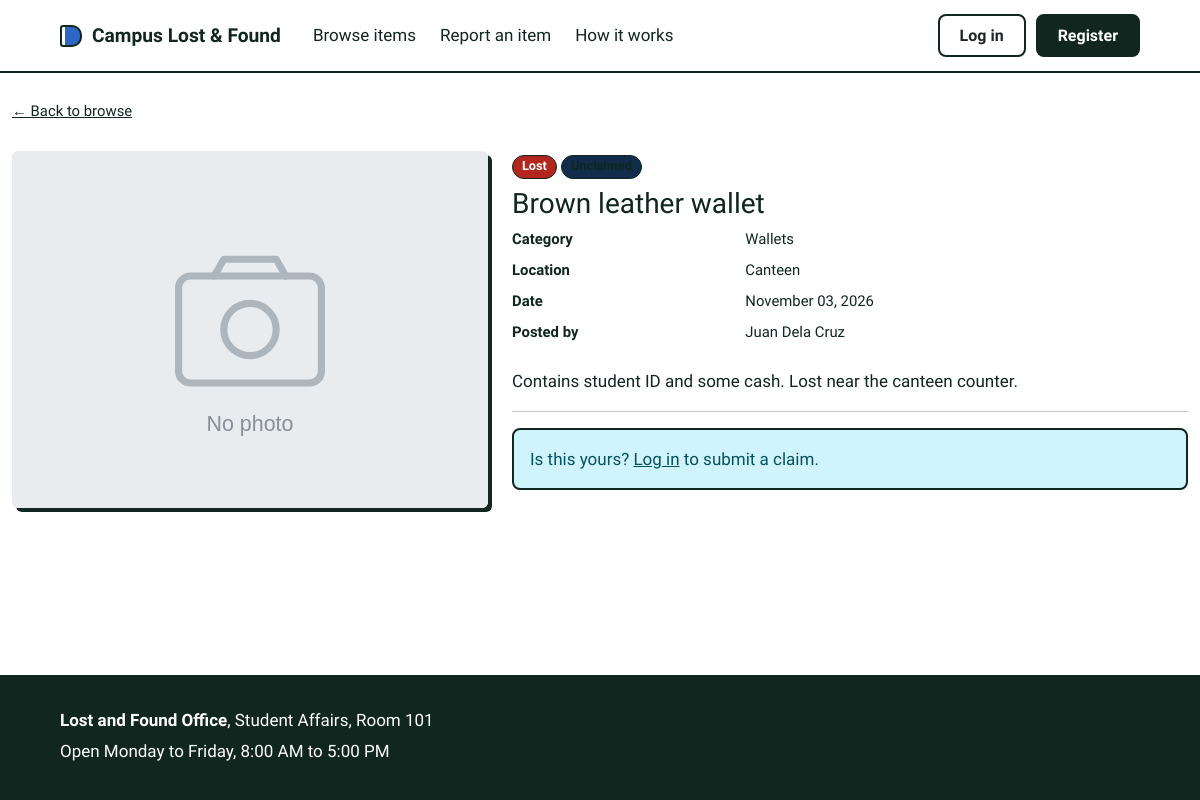
The app's page /item_view.php?id=1 with its own data.
### tables this page shows
CREATE TABLE items (
    item_id         INT UNSIGNED AUTO_INCREMENT PRIMARY KEY,
    reporter_id     INT UNSIGNED NOT NULL,
    category_id     INT UNSIGNED NOT NULL,
    location_id     INT UNSIGNED NOT NULL,
    report_type     ENUM('Lost','Found') NOT NULL,
    item_name       VARCHAR(120) NOT NULL,
    description     TEXT NOT NULL,
    date_happened   DATE NOT NULL,
    photo_path      VARCHAR(255) NULL,
    claim_status    ENUM('Unclaimed','Claimed') NOT NULL DEFAULT 'Unclaimed',
    approval_status ENUM('Pending','Approved','Rejected') NOT NULL DEFAULT 'Pending',
    created_at      TIMESTAMP NOT NULL DEFAULT CURRENT_TIMESTAMP,
    updated_at      TIMESTAMP NOT NULL DEFAULT CURRENT_TIMESTAMP ON UPDATE CURRENT_TIMESTAMP,
    CONSTRAINT fk_items_reporter FOREIGN KEY (reporter_id) REFERENCES users(user_id)
        ON UPDATE CASCADE ON DELETE CASCADE,
    CONSTRAINT fk_items_category FOREIGN KEY (category_id) REFERENCES categories(category_id)
        ON UPDATE CASCADE ON DELETE RESTRICT,
    CONSTRAINT fk_items_location FOREIGN KEY (location_id) REFERENCES locations(location_id)
        ON UPDATE CASCADE ON DELETE RESTRICT,
    INDEX idx_items_filter (report_type, claim_status, approval_status),
    INDEX idx_items_date (date_happened)
);

CREATE TABLE categories (
    category_id   INT UNSIGNED AUTO_INCREMENT PRIMARY KEY,
    category_name VARCHAR(60) NOT NULL UNIQUE
);

CREATE TABLE locations (
    location_id   INT UNSIGNED AUTO_INCREMENT PRIMARY KEY,
    location_name VARCHAR(100) NOT NULL UNIQUE
);

CREATE TABLE users (
    user_id        INT UNSIGNED AUTO_INCREMENT PRIMARY KEY,
    role_id        TINYINT UNSIGNED NOT NULL,
    school_id_no   VARCHAR(30) NOT NULL UNIQUE,
    full_name      VARCHAR(100) NOT NULL,
    email          VARCHAR(120) NOT NULL UNIQUE,
    contact_no     VARCHAR(20) NULL,
    password_hash  VARCHAR(255) NOT NULL,
    account_status ENUM('Active','Inactive') NOT NULL DEFAULT 'Active',
    created_at     TIMESTAMP NOT NULL DEFAULT CURRENT_TIMESTAMP,
    CONSTRAINT fk_users_role FOREIGN KEY (role_id) REFERENCES roles(role_id)
        ON UPDATE CASCADE ON DELETE RESTRICT
);

### item_view.php (the view, shortened to what this page needs)
<?php
require_once __DIR__ . '/includes/functions.php';
$id = (int)($_GET['id'] ?? 0);
$s = $pdo->prepare("SELECT i.*, c.category_name, l.location_name, u.full_name AS reporter_name, u.contact_no
    FROM items i
    JOIN categories c ON c.category_id = i.category_id
    JOIN locations  l ON l.location_id = i.location_id
    JOIN users u ON u.user_id = i.reporter_id
    WHERE i.item_id = ?");
$s->execute([$id]);
$it = $s->fetch();
$me = current_user();
$myClaim = null;
require_once __DIR__ . '/includes/header.php';
?>
<a href="<?= url('browse.php') ?>" class="small">&larr; Back to browse</a>
<div class="row g-4 mt-1">
  <div class="col-md-5">
    <img src="<?= e(photo_url($it['photo_path'])) ?>" class="img-fluid rounded shadow-sm w-100" alt="<?= e($it['item_name']) ?>">
  </div>
  <div class="col-md-7">
    <div class="mb-2"><?= status_badge($it['report_type']) ?> <?= status_badge($it['claim_status']) ?>
      <?php if ($it['approval_status'] !== 'Approved'): ?><?= status_badge($it['approval_status']) ?><?php endif; ?></div>
    <h1 class="h3"><?= e($it['item_name']) ?></h1>
    <dl class="row small">
      <dt class="col-4">Category</dt><dd class="col-8"><?= e($it['category_name']) ?></dd>
      <dt class="col-4">Location</dt><dd class="col-8"><?= e($it['location_name']) ?></dd>
      <dt class="col-4">Date</dt><dd class="col-8"><?= e(date('F d, Y', strtotime($it['date_happened']))) ?></dd>
      <dt class="col-4">Posted by</dt><dd class="col-8"><?= e($it['reporter_name']) ?></dd>
    </dl>
    <p><?= nl2br(e($it['description'])) ?></p>
    <hr>
    <?php if ($it['claim_status'] === 'Claimed'): ?>
        <div class="alert alert-success">This item has been claimed.</div>
    <?php elseif (!$me): ?>
        <div class="alert alert-info">Is this yours? <a href="<?= url('login.php') ?>">Log in</a> to submit a claim.</div>
    <?php elseif ($it['reporter_id'] == $me['user_id']): ?>
        <div class="alert alert-secondary">This is your own report.</div>
    <?php elseif ($myClaim): ?>
        <div class="alert alert-info">Your claim is <strong><?= e($myClaim['claim_state']) ?></strong>.</div>
    <?php endif; ?>
  </div>
</div>
<?php require_once __DIR__ . '/includes/footer.php'; ?>

### includes/functions.php (shortened to what this page needs)
<?php
function e($v): string { return htmlspecialchars((string)$v, ENT_QUOTES, 'UTF-8'); }
function url(string $path = ''): string { return BASE_URL . '/' . ltrim($path, '/'); }
function current_user(): ?array { return $_SESSION['user'] ?? null; }
function photo_url(?string $name): string {
    return $name ? url('uploads/' . rawurlencode($name)) : url('assets/img/no-photo.svg');
}
function status_badge(string $status): string {
    $map = ['Unclaimed' => 'warning', 'Claimed' => 'success', 'Pending' => 'secondary',
            'Approved' => 'success', 'Rejected' => 'danger', 'Lost' => 'danger', 'Found' => 'primary'];
    return '<span class="badge bg-' . ($map[$status] ?? 'secondary') . '">' . e($status) . '</span>';
}

### assets/css/style.css (style rules this page uses)
:root { --ink: #10261f; --paper: #ffffff; --white: #ffffff; --amber: #2e66c6; --amber-soft: #112d4b; --green: #1e6b52; --green-soft: #d5ebe1; --font-body: "Atkinson Hyperlegible", system-ui, sans-serif; --font-head: "Bricolage Grotesque", "Atkinson Hyperlegible", system-ui, sans-serif; }
* { box-sizing: border-box; }
body { margin: 0; background: var(--paper); color: var(--ink); font-family: var(--font-body); font-size: 1.0625rem; line-height: 1.55; }
h1, h2, h3 { font-family: var(--font-head); line-height: 1.1; margin: 0; }
a { color: inherit; }
body { min-height: 100vh; display: flex; flex-direction: column; }
.shadow-sm { box-shadow: 4px 4px 0 var(--ink) !important; }
.alert { border: 2px solid var(--ink); border-radius: 8px; }
.badge { border: 1.5px solid var(--ink); border-radius: 99px; font-weight: 700; padding: .35em .7em; }
.badge.bg-warning { color: var(--ink) !important; background-color: var(--amber-soft) !important; }
.badge.bg-danger { background-color: #b3261e !important; }

### records on screen
items: report_type "Lost", item_name "Brown leather wallet", category.category_name "Wallets", location.location_name "Canteen", date_happened "November 03, 2026", reporter.full_name "Juan Dela Cruz", description "Contains student ID and some cash. Lost near the canteen counter."
